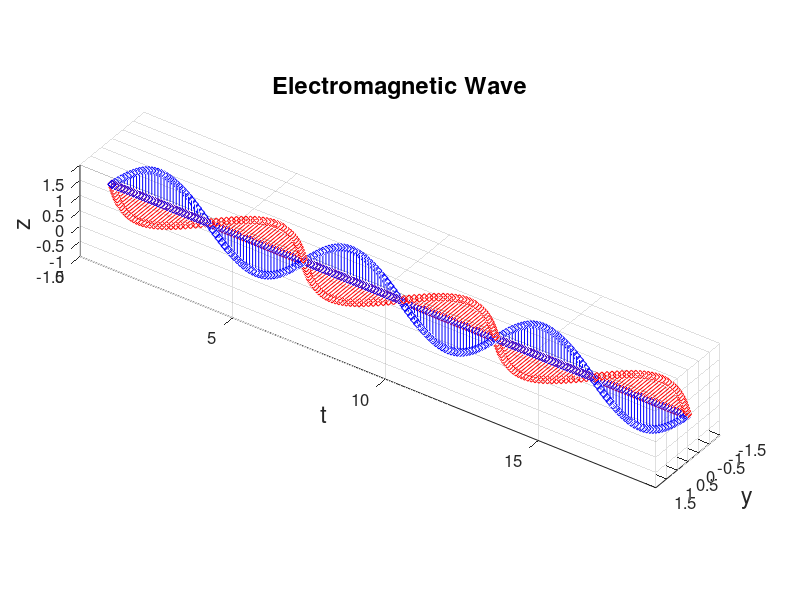

Here is the MATLAB script that generated this plot:
%electromagnetic oscillations, clockwise, 12.02.


%------creating figure-------------------------
figure('units','norm','position',[.1 .1 .8 .7],...
       'name', "Electromagnetic Oscillation");                                  %Creating Window
a = axes('position',[.1 .1 .8 .8],'color',[1 1 1],'fontsize',[12]);             %Creating Axis
txt = [ "Electromagnetic Wave"];                                                %labeling diagram
a : title (txt,'fontsize',[17]);                                                %titleing diagram
a : ylabel ("y",'fontsize',[17]);                                               %labeling y axis
a : xlabel ("t",'fontsize',[17]);                                               %labeling x axis
a : zlabel ("z",'fontsize',[17]);                                               %labeling z axis
view(325,-35);
grid on;                                                                        %turing on the grid in coordinate system
drawnow;           

%-------variables----------------------------
c=1;                          %speed of light (no need to change)
T=3;                          %number of periods
i=.1;                         %interval of loop


%--------calculations------------------------
xlim=2*pi*T;
axis('equal',[0 xlim -1.5 1.5 -1.5 1.5]);                                       %setting limits

for t=0:i:xlim;
  
  x=c*t;
  
%----in y-plane--------
  e_f=sin(x);
  Xe=[x x];
  Ye=[0 e_f];
  Ze=[0 0];
  line(Xe,Ye,Ze,'marker','d','color',[1 0 0]);

%----in z-plane--------
  m_f=sin(x);
  Xm=[x x];
  Ym=[0 0];
  Zm=[0 m_f];
  line(Xm,Ym,Zm,'marker','d','color',[0 0 1]); 
  
  drawnow;
  
endfor;
